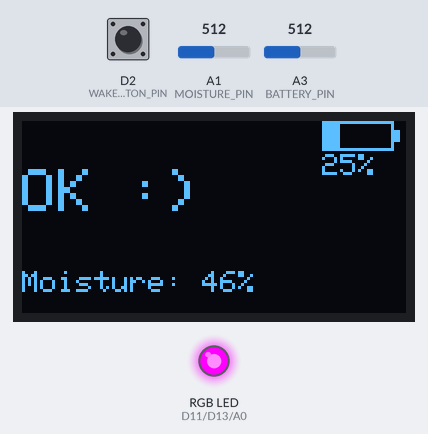
Bench run of a sketch on a simulated Arduino Zero (SAMD21). Shown: 128×64 one-colour display, an RGB LED mixed from three pins (HIGH = lit). The test bench sets the inputs (shaded band); at power-on: A1 (MOISTURE_PIN) = 512, A3 (BATTERY_PIN) = 512, D2 (WAKE_BUTTON_PIN) HIGH. What the sketch prints to the serial monitor is not drawn.

Above: at 1.9 s.
2.0 s: A1 (MOISTURE_PIN) set to 603
At 6.7 s:
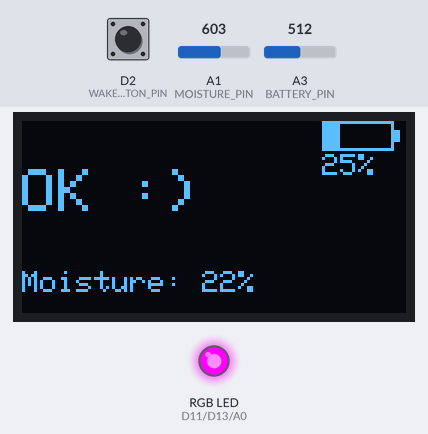
7.3 s: A1 (MOISTURE_PIN) set to 626
At 11.5 s:
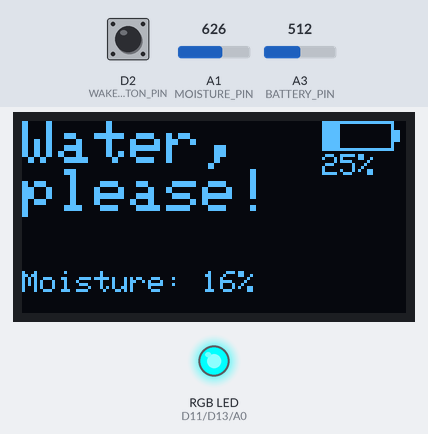
12.3 s: A3 (BATTERY_PIN) set to 716
At 16.3 s:
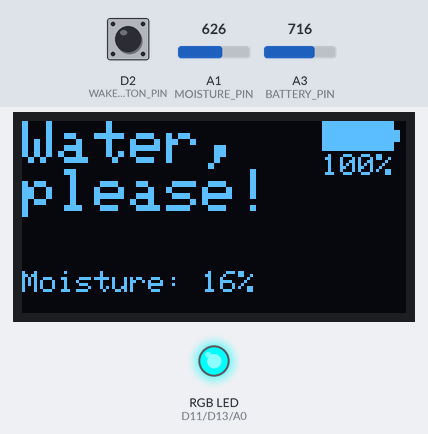
17.3 s: A3 (BATTERY_PIN) set to 511
At 22.1 s:
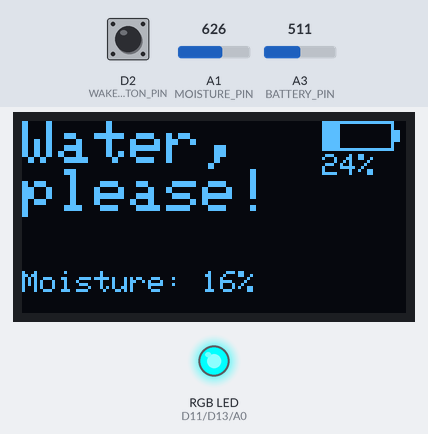
22.4 s: A1 (MOISTURE_PIN) set to 716
At 27.0 s:
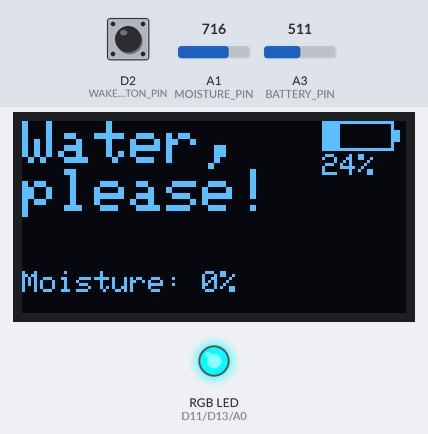
27.4 s: A3 (BATTERY_PIN) set to 306
At 31.8 s:
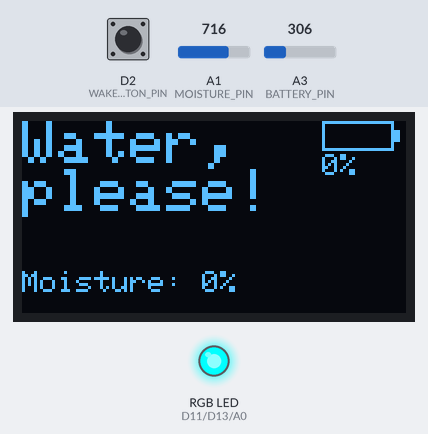
Timing chart, 0 to 47.5 s (numbered marks = the images above; inputs shaded):
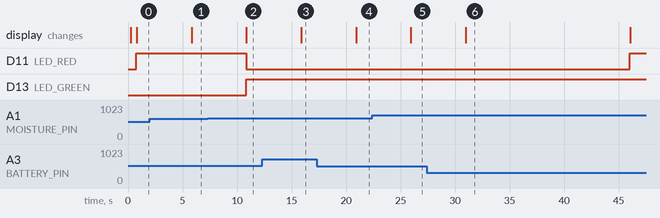

Measured:
- the behaviour switches between 610 and 611 on A1 (MOISTURE_PIN) (found by bisection; images 1 and 2)
- after the input at 2.0 s, the display: changes after 3.8 s (image 1)
- after the input at 7.3 s, D11 (LED_RED): HIGH → LOW after 3.5 s; D13 (LED_GREEN): LOW → HIGH after 3.5 s; the display: changes after 3.6 s (image 2)
- after the input at 12.3 s, the display: changes after 3.6 s (image 3)
- after the input at 17.3 s, the display: changes after 3.6 s (image 4)
- after the input at 22.4 s, the display: changes after 3.5 s (image 5)
- after the input at 27.4 s, the display: changes after 3.6 s (image 6)

The sketch:

SoilMon.ino
```cpp
//SoilMon working code

#include <Wire.h>
#include <Adafruit_GFX.h>
#include <Adafruit_SSD1306.h>

// === Display Configuration ===
#define SCREEN_WIDTH 128
#define SCREEN_HEIGHT 64
#define OLED_RESET    -1  // No reset pin used
Adafruit_SSD1306 display(SCREEN_WIDTH, SCREEN_HEIGHT, &Wire, OLED_RESET);
extern void ssd1306_command(uint8_t c);  // Needed to call internal command

// === Pin Assignments (based on silkscreen labels) ===
#define MOISTURE_PIN     A1      // Pin labeled "1" (P0.03)
#define WAKE_BUTTON_PIN  2       // Pin labeled "2" (P0.28)
#define BATTERY_PIN      A3      // Pin labeled "3" (P0.04)
#define LED_RED          11      // P1.11 (may not be functional)
#define LED_GREEN        13      // P1.13
#define LED_BLUE         14      // P1.14

// === Moisture Calibration ===
#define DRY_READING 690
#define WET_READING 310
#define MOISTURE_OK_THRESHOLD 20  // in percent

// === Timing ===
unsigned long displayStartTime = 0;
const unsigned long DISPLAY_DURATION_MS = 45000;  // 45 secs

// === LED Helper ===
void setRGB(bool red, bool green, bool blue) {
  pinMode(LED_RED, OUTPUT);
  pinMode(LED_GREEN, OUTPUT);
  pinMode(LED_BLUE, OUTPUT);
  digitalWrite(LED_RED, red ? LOW : HIGH);
  digitalWrite(LED_GREEN, green ? LOW : HIGH);
  digitalWrite(LED_BLUE, blue ? LOW : HIGH);
}

// === Moisture Sensor Reading ===
int readMoisturePercent() {
  int raw = analogRead(MOISTURE_PIN);
  int percent = map(raw, DRY_READING, WET_READING, 0, 100);
  return constrain(percent, 0, 100);
}

// === Battery Voltage Helpers ===
float readBatteryVoltage() {
  int raw = analogRead(BATTERY_PIN);
  float voltage = (raw / 1023.0) * 3.3;     // ADC result to volts
  return voltage * 2;  // Account for 2:1 divider
}

int batteryPercent(float voltage) {
  // Map ~3.0V–4.2V range to 0–100%
  int percent = map(voltage * 100, 300, 420, 0, 100);  // Multiplied to avoid float issues
  return constrain(percent, 0, 100);
}

// === OLED Display Logic ===
void displayStatus(int moisture) {
  display.clearDisplay();
  display.setTextColor(SSD1306_WHITE);
  display.setTextSize(2);
  display.setCursor(0, 0);

  if (moisture <= MOISTURE_OK_THRESHOLD) {
    display.println("Water,");
    display.println("please!");
    setRGB(true, false, false);  // Red
  } else {
    display.println("");
    display.println("OK :)");
    setRGB(false, true, false);  // Green
  }

  display.setTextSize(1);
  display.setCursor(0, 50);
  display.print("Moisture: ");
  display.print(moisture);
  display.println("%");

  float batteryV = readBatteryVoltage();
  int batteryP = batteryPercent(batteryV);
  drawBatteryIcon(batteryP);

  display.display();
}

void drawBatteryIcon(int percent) {
  int x = 100, y = 0;  // Top-right corner
  int w = 24, h = 10;

  display.drawRect(x, y, w, h, SSD1306_WHITE);         // Battery body
  display.drawRect(x + w, y + 3, 2, 4, SSD1306_WHITE); // Battery tip

  int fillWidth = map(percent, 0, 100, 0, w - 2);
  display.fillRect(x + 1, y + 1, fillWidth, h - 2, SSD1306_WHITE);

  display.setCursor(x, y + h + 1);
  display.setTextSize(1);
  display.print(percent);
  display.println("%");
}

// === Sleep Routine ===
void goToSleep() {
  setRGB(false, false, false);
  display.clearDisplay();
  display.display();

  pinMode(WAKE_BUTTON_PIN, INPUT_PULLUP);

  // Wait for button press (active LOW)
  while (digitalRead(WAKE_BUTTON_PIN) == HIGH) {
    delay(50);
  }

  // Debounce hold
  delay(500);

  // === OLED power down ===
  display.ssd1306_command(SSD1306_DISPLAYOFF);

  // Soft reset the system (works reliably on this board)
  NVIC_SystemReset();
}

// === Setup ===
void setup() {
  pinMode(WAKE_BUTTON_PIN, INPUT_PULLUP);
  pinMode(MOISTURE_PIN, INPUT);

  Wire.begin();  // SDA = pin 4, SCL = pin 5 (hardware defaults)

  delay(200);  // I2C settle time

  if (!display.begin(SSD1306_SWITCHCAPVCC, 0x3C)) {
    // Silent fail
    while (true) { delay(1); }
  }

  display.clearDisplay();
  display.setTextColor(SSD1306_WHITE);
  display.setTextSize(1);
  display.setCursor(0, 0);
  display.println("Soil Monitor");
  display.println("Waking up...");
  display.display();

  delay(500);

  int moisture = readMoisturePercent();
  displayStatus(moisture);
  displayStartTime = millis();
}

// === Main Loop ===
void loop() {
  if (millis() - displayStartTime > DISPLAY_DURATION_MS) {
    goToSleep();
  }

  int moisture = readMoisturePercent();
  displayStatus(moisture);
  delay(5000);  // Update every 5s

  float batteryV = readBatteryVoltage();
  int batteryP = batteryPercent(batteryV);

  int raw = analogRead(MOISTURE_PIN);
  Serial.print("Raw Moisture: ");
  Serial.println(raw);

}
```
